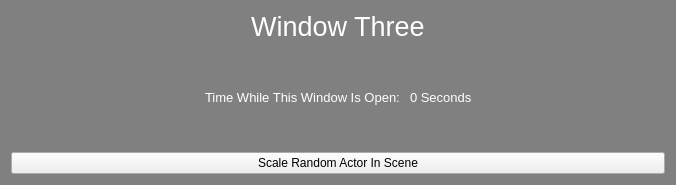
<?xml version="1.0" encoding="UTF-8"?>
<ui version="4.0">
 <class>Form</class>
 <widget class="QWidget" name="Form">
  <property name="geometry">
   <rect>
    <x>0</x>
    <y>0</y>
    <width>676</width>
    <height>185</height>
   </rect>
  </property>
  <property name="windowTitle">
   <string>Form</string>
  </property>
  <property name="styleSheet">
   <string notr="true">QWidget#Form {
	background-color:#808080;
	color:white;
}</string>
  </property>
  <layout class="QVBoxLayout" name="verticalLayout_2">
   <item>
    <widget class="QLabel" name="lbl_Title">
     <property name="font">
      <font>
       <pointsize>20</pointsize>
      </font>
     </property>
     <property name="styleSheet">
      <string notr="true">color:white;</string>
     </property>
     <property name="text">
      <string>Window Three</string>
     </property>
     <property name="alignment">
      <set>Qt::AlignCenter</set>
     </property>
    </widget>
   </item>
   <item>
    <spacer name="vSpacer_Top">
     <property name="orientation">
      <enum>Qt::Vertical</enum>
     </property>
     <property name="sizeHint" stdset="0">
      <size>
       <width>20</width>
       <height>40</height>
      </size>
     </property>
    </spacer>
   </item>
   <item>
    <layout class="QHBoxLayout" name="horizontalLayout">
     <item>
      <spacer name="horizontalSpacer">
       <property name="orientation">
        <enum>Qt::Horizontal</enum>
       </property>
       <property name="sizeHint" stdset="0">
        <size>
         <width>40</width>
         <height>20</height>
        </size>
       </property>
      </spacer>
     </item>
     <item>
      <widget class="QLabel" name="label">
       <property name="font">
        <font>
         <pointsize>10</pointsize>
        </font>
       </property>
       <property name="styleSheet">
        <string notr="true">color: white;</string>
       </property>
       <property name="text">
        <string>Time While This Window Is Open: </string>
       </property>
      </widget>
     </item>
     <item>
      <widget class="QLabel" name="lbl_Seconds">
       <property name="font">
        <font>
         <pointsize>10</pointsize>
        </font>
       </property>
       <property name="styleSheet">
        <string notr="true">color: white;</string>
       </property>
       <property name="text">
        <string>0 Seconds</string>
       </property>
      </widget>
     </item>
     <item>
      <spacer name="horizontalSpacer_2">
       <property name="orientation">
        <enum>Qt::Horizontal</enum>
       </property>
       <property name="sizeHint" stdset="0">
        <size>
         <width>40</width>
         <height>20</height>
        </size>
       </property>
      </spacer>
     </item>
    </layout>
   </item>
   <item>
    <spacer name="verticalSpacer">
     <property name="orientation">
      <enum>Qt::Vertical</enum>
     </property>
     <property name="sizeHint" stdset="0">
      <size>
       <width>20</width>
       <height>40</height>
      </size>
     </property>
    </spacer>
   </item>
   <item>
    <widget class="QPushButton" name="button_ScaleRandom">
     <property name="text">
      <string>Scale Random Actor In Scene</string>
     </property>
    </widget>
   </item>
  </layout>
 </widget>
 <resources/>
 <connections/>
</ui>
